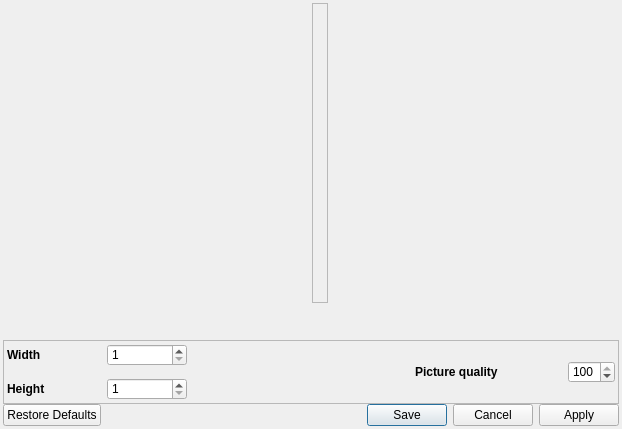
<?xml version="1.0" encoding="UTF-8"?>
<ui version="4.0">
 <class>SnapshotDialogData</class>
 <widget class="QDialog" name="SnapshotDialogData">
  <property name="geometry">
   <rect>
    <x>0</x>
    <y>0</y>
    <width>622</width>
    <height>429</height>
   </rect>
  </property>
  <property name="windowTitle">
   <string>Save snapshot</string>
  </property>
  <property name="windowIcon">
   <iconset resource="../resources/TulipGUIResource.qrc">
    <normaloff>:/tulip/gui/icons/tulip.ico</normaloff>:/tulip/gui/icons/tulip.ico</iconset>
  </property>
  <layout class="QVBoxLayout" name="verticalLayout">
   <property name="spacing">
    <number>0</number>
   </property>
   <property name="leftMargin">
    <number>3</number>
   </property>
   <property name="topMargin">
    <number>3</number>
   </property>
   <property name="rightMargin">
    <number>3</number>
   </property>
   <property name="bottomMargin">
    <number>3</number>
   </property>
   <item>
    <widget class="QFrame" name="snapshotWidget">
     <property name="sizePolicy">
      <sizepolicy hsizetype="Preferred" vsizetype="Expanding">
       <horstretch>0</horstretch>
       <verstretch>0</verstretch>
      </sizepolicy>
     </property>
     <property name="minimumSize">
      <size>
       <width>0</width>
       <height>300</height>
      </size>
     </property>
     <property name="maximumSize">
      <size>
       <width>16777215</width>
       <height>16777215</height>
      </size>
     </property>
     <widget class="QLabel" name="snapshotLabel">
      <property name="geometry">
       <rect>
        <x>309</x>
        <y>0</y>
        <width>16</width>
        <height>300</height>
       </rect>
      </property>
      <property name="sizePolicy">
       <sizepolicy hsizetype="Preferred" vsizetype="MinimumExpanding">
        <horstretch>0</horstretch>
        <verstretch>0</verstretch>
       </sizepolicy>
      </property>
      <property name="minimumSize">
       <size>
        <width>0</width>
        <height>300</height>
       </size>
      </property>
      <property name="maximumSize">
       <size>
        <width>16777215</width>
        <height>16777215</height>
       </size>
      </property>
      <property name="frameShape">
       <enum>QFrame::StyledPanel</enum>
      </property>
      <property name="text">
       <string/>
      </property>
      <property name="scaledContents">
       <bool>true</bool>
      </property>
      <property name="alignment">
       <set>Qt::AlignCenter</set>
      </property>
     </widget>
    </widget>
   </item>
   <item>
    <widget class="QFrame" name="frame">
     <property name="sizePolicy">
      <sizepolicy hsizetype="Preferred" vsizetype="Minimum">
       <horstretch>0</horstretch>
       <verstretch>0</verstretch>
      </sizepolicy>
     </property>
     <property name="styleSheet">
      <string notr="true">QLabel {
font: bold;
}</string>
     </property>
     <property name="frameShape">
      <enum>QFrame::StyledPanel</enum>
     </property>
     <layout class="QHBoxLayout" name="horizontalLayout_3">
      <property name="spacing">
       <number>3</number>
      </property>
      <property name="leftMargin">
       <number>3</number>
      </property>
      <property name="topMargin">
       <number>3</number>
      </property>
      <property name="rightMargin">
       <number>3</number>
      </property>
      <property name="bottomMargin">
       <number>3</number>
      </property>
      <item>
       <layout class="QHBoxLayout" name="horizontalLayout_2">
        <property name="spacing">
         <number>0</number>
        </property>
        <item>
         <widget class="QFrame" name="formFrame_2">
          <property name="sizePolicy">
           <sizepolicy hsizetype="Preferred" vsizetype="Preferred">
            <horstretch>0</horstretch>
            <verstretch>0</verstretch>
           </sizepolicy>
          </property>
          <layout class="QHBoxLayout" name="horizontalLayout_5">
           <property name="spacing">
            <number>0</number>
           </property>
           <property name="leftMargin">
            <number>0</number>
           </property>
           <property name="topMargin">
            <number>0</number>
           </property>
           <property name="rightMargin">
            <number>0</number>
           </property>
           <property name="bottomMargin">
            <number>0</number>
           </property>
           <item>
            <layout class="QVBoxLayout" name="verticalLayout_2">
             <property name="spacing">
              <number>12</number>
             </property>
             <item>
              <widget class="QLabel" name="label">
               <property name="sizePolicy">
                <sizepolicy hsizetype="Preferred" vsizetype="Preferred">
                 <horstretch>0</horstretch>
                 <verstretch>0</verstretch>
                </sizepolicy>
               </property>
               <property name="minimumSize">
                <size>
                 <width>100</width>
                 <height>0</height>
                </size>
               </property>
               <property name="text">
                <string>Width</string>
               </property>
              </widget>
             </item>
             <item>
              <widget class="QLabel" name="label_2">
               <property name="sizePolicy">
                <sizepolicy hsizetype="Preferred" vsizetype="Preferred">
                 <horstretch>0</horstretch>
                 <verstretch>0</verstretch>
                </sizepolicy>
               </property>
               <property name="minimumSize">
                <size>
                 <width>100</width>
                 <height>0</height>
                </size>
               </property>
               <property name="text">
                <string>Height</string>
               </property>
              </widget>
             </item>
            </layout>
           </item>
           <item>
            <layout class="QVBoxLayout" name="verticalLayout_3">
             <property name="spacing">
              <number>12</number>
             </property>
             <item>
              <widget class="QSpinBox" name="widthSpinBox">
               <property name="sizePolicy">
                <sizepolicy hsizetype="Minimum" vsizetype="Fixed">
                 <horstretch>0</horstretch>
                 <verstretch>0</verstretch>
                </sizepolicy>
               </property>
               <property name="minimumSize">
                <size>
                 <width>80</width>
                 <height>0</height>
                </size>
               </property>
               <property name="minimum">
                <number>1</number>
               </property>
               <property name="maximum">
                <number>8192</number>
               </property>
              </widget>
             </item>
             <item>
              <widget class="QSpinBox" name="heightSpinBox">
               <property name="sizePolicy">
                <sizepolicy hsizetype="Minimum" vsizetype="Fixed">
                 <horstretch>0</horstretch>
                 <verstretch>0</verstretch>
                </sizepolicy>
               </property>
               <property name="minimumSize">
                <size>
                 <width>80</width>
                 <height>0</height>
                </size>
               </property>
               <property name="minimum">
                <number>1</number>
               </property>
               <property name="maximum">
                <number>8192</number>
               </property>
              </widget>
             </item>
            </layout>
           </item>
           <item>
            <spacer name="horizontalSpacer">
             <property name="orientation">
              <enum>Qt::Horizontal</enum>
             </property>
             <property name="sizeHint" stdset="0">
              <size>
               <width>40</width>
               <height>20</height>
              </size>
             </property>
            </spacer>
           </item>
          </layout>
         </widget>
        </item>
       </layout>
      </item>
      <item>
       <layout class="QHBoxLayout" name="horizontalLayout">
        <item>
         <widget class="QLabel" name="label_3">
          <property name="sizePolicy">
           <sizepolicy hsizetype="Preferred" vsizetype="Minimum">
            <horstretch>0</horstretch>
            <verstretch>0</verstretch>
           </sizepolicy>
          </property>
          <property name="minimumSize">
           <size>
            <width>150</width>
            <height>0</height>
           </size>
          </property>
          <property name="font">
           <font>
            <weight>75</weight>
            <italic>false</italic>
            <bold>true</bold>
           </font>
          </property>
          <property name="toolTip">
           <string>&lt;html&gt;&lt;head/&gt;&lt;body&gt;&lt;p&gt;Use by some file format (jpg for instance) when saving a file.&lt;/p&gt;&lt;/body&gt;&lt;/html&gt;</string>
          </property>
          <property name="text">
           <string>Picture quality</string>
          </property>
         </widget>
        </item>
        <item>
         <widget class="QSpinBox" name="qualitySpinBox">
          <property name="sizePolicy">
           <sizepolicy hsizetype="Preferred" vsizetype="Fixed">
            <horstretch>0</horstretch>
            <verstretch>0</verstretch>
           </sizepolicy>
          </property>
          <property name="maximumSize">
           <size>
            <width>300</width>
            <height>16777215</height>
           </size>
          </property>
          <property name="minimum">
           <number>1</number>
          </property>
          <property name="maximum">
           <number>100</number>
          </property>
          <property name="value">
           <number>100</number>
          </property>
         </widget>
        </item>
       </layout>
      </item>
     </layout>
    </widget>
   </item>
   <item>
    <widget class="QDialogButtonBox" name="buttonBox">
     <property name="standardButtons">
      <set>QDialogButtonBox::Apply|QDialogButtonBox::Cancel|QDialogButtonBox::RestoreDefaults|QDialogButtonBox::Save</set>
     </property>
    </widget>
   </item>
  </layout>
 </widget>
 <resources>
  <include location="../resources/TulipGUIResource.qrc"/>
 </resources>
 <connections>
  <connection>
   <sender>buttonBox</sender>
   <signal>accepted()</signal>
   <receiver>SnapshotDialogData</receiver>
   <slot>accept()</slot>
   <hints>
    <hint type="sourcelabel">
     <x>360</x>
     <y>513</y>
    </hint>
    <hint type="destinationlabel">
     <x>363</x>
     <y>266</y>
    </hint>
   </hints>
  </connection>
  <connection>
   <sender>buttonBox</sender>
   <signal>rejected()</signal>
   <receiver>SnapshotDialogData</receiver>
   <slot>reject()</slot>
   <hints>
    <hint type="sourcelabel">
     <x>360</x>
     <y>513</y>
    </hint>
    <hint type="destinationlabel">
     <x>363</x>
     <y>266</y>
    </hint>
   </hints>
  </connection>
 </connections>
</ui>
